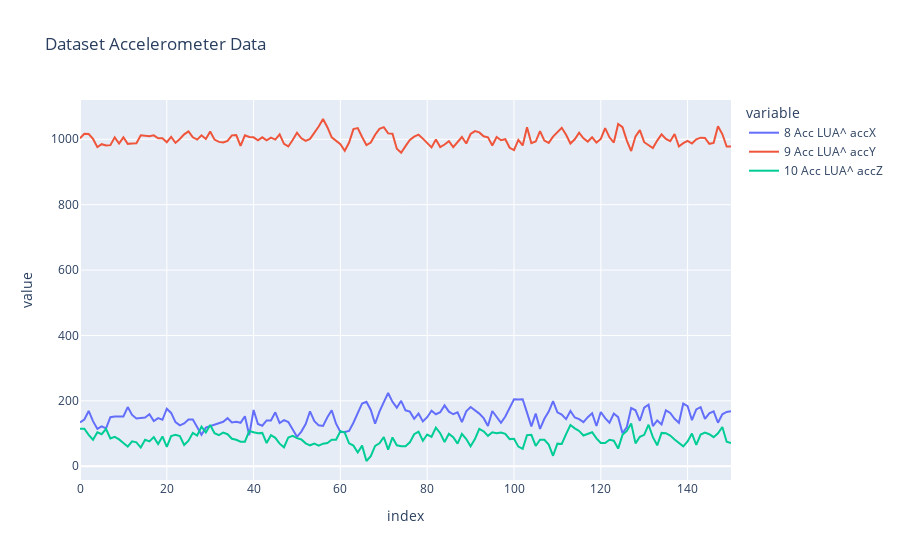
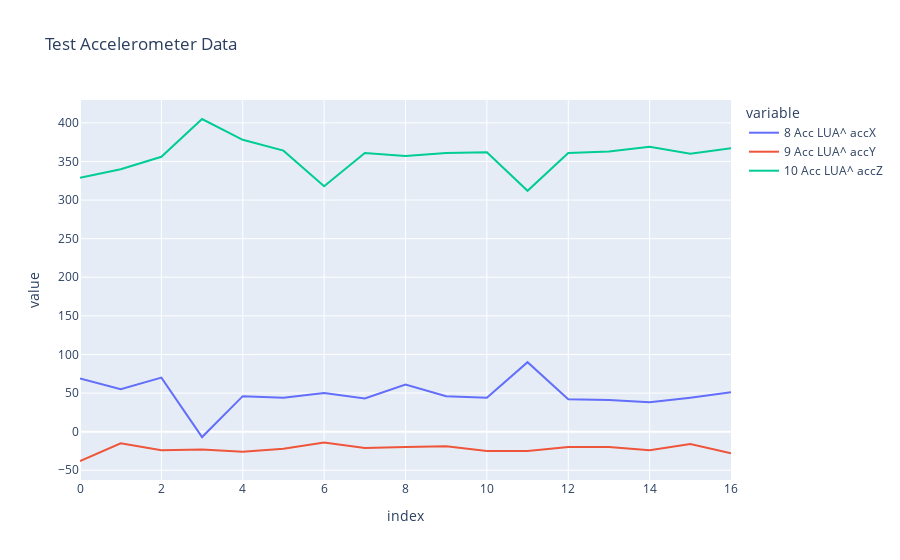
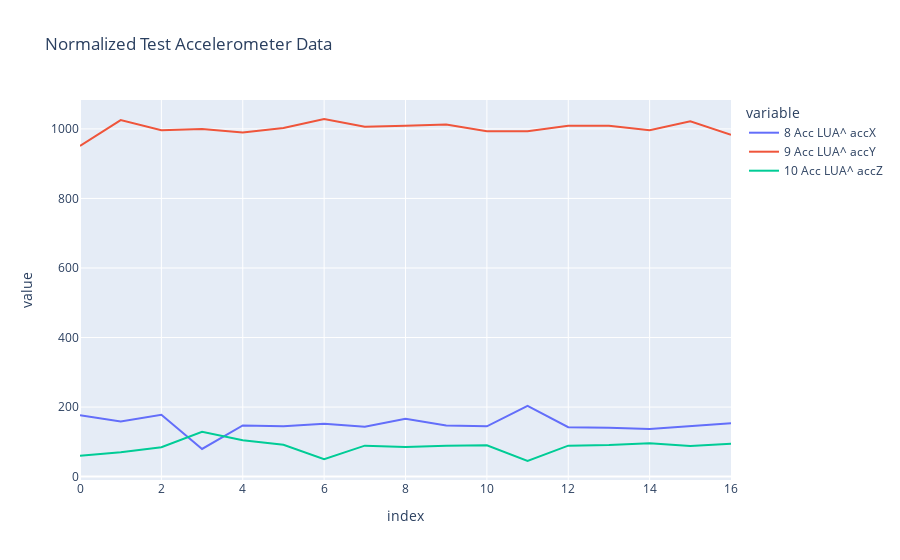
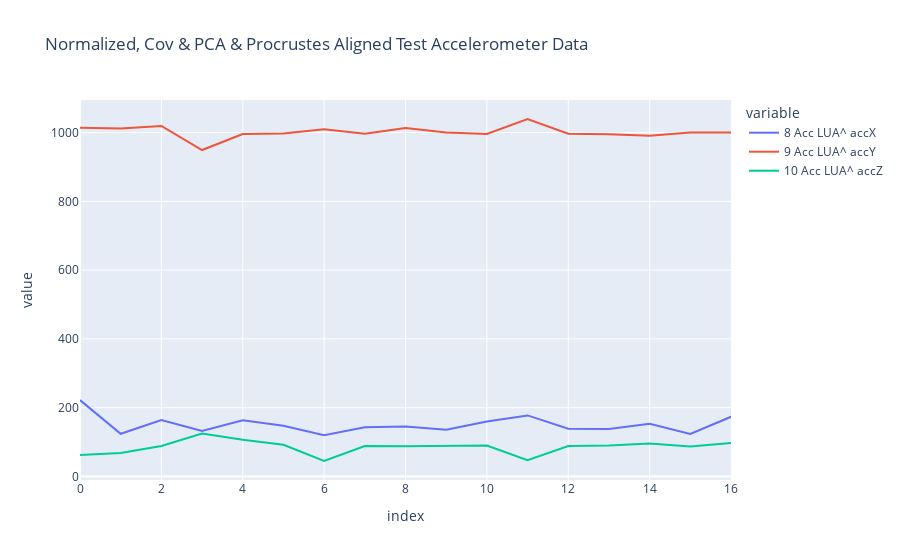

Notebook code for these charts, in order:
### Markdown cell above
## Plot dataset compared to test data

### Code cell
# Use plotly to visualize the aligned data compared to the dataset and test data
import plotly.express as px


def plot_data(data, title):
    fig = px.line(data, title=title)
    fig.update_traces(mode="lines", hovertemplate="%{y}")
    fig.update_layout(hovermode="x unified")
    fig.show()


df_new_test_data: pd.DataFrame
df_processed_new_test_data: pd.DataFrame
df_processed_new_test_data_no_procrustes: pd.DataFrame

plot_data(df_static_dataset[test_vector_columns], "Dataset Accelerometer Data")
plot_data(df_static_test_data[test_vector_columns], "Test Accelerometer Data")
plot_data(df_processed_test_data_norm_only, "Normalized Test Accelerometer Data")
plot_data(df_processed_test_data, "Normalized, Cov & PCA & Procrustes Aligned Test Accelerometer Data")
plot_data(df_new_test_data[test_vector_columns], "New Test Accelerometer Data")
plot_data(df_processed_new_test_data, "Transformed New Test Accelerometer Data")
plot_data(df_processed_new_test_data_no_procrustes, "Transformed (No Procrustes) New Test Accelerometer Data")

### Figure 1 — Plotly figure (JSON) as saved in the notebook; plotly's stock layout.template omitted (floating-point values rounded to 4 significant figures; data arrays with more than 128 entries replaced by an {"elided": "..."} marker saying what was removed)
{"data": [{"hovertemplate": "%{y}", "legendgroup": "8 Acc LUA^ accX", "line": {"color": "#636efa", "dash": "solid"}, "marker": {"symbol": "circle"}, "mode": "lines", "name": "8 Acc LUA^ accX", "orientation": "v", "showlegend": true, "type": "scatter", "x": {"elided": "151 int values"}, "xaxis": "x", "y": {"elided": "151 int values"}, "yaxis": "y"}, {"hovertemplate": "%{y}", "legendgroup": "9 Acc LUA^ accY", "line": {"color": "#EF553B", "dash": "solid"}, "marker": {"symbol": "circle"}, "mode": "lines", "name": "9 Acc LUA^ accY", "orientation": "v", "showlegend": true, "type": "scatter", "x": {"elided": "151 int values"}, "xaxis": "x", "y": {"elided": "151 int values"}, "yaxis": "y"}, {"hovertemplate": "%{y}", "legendgroup": "10 Acc LUA^ accZ", "line": {"color": "#00cc96", "dash": "solid"}, "marker": {"symbol": "circle"}, "mode": "lines", "name": "10 Acc LUA^ accZ", "orientation": "v", "showlegend": true, "type": "scatter", "x": {"elided": "151 int values"}, "xaxis": "x", "y": {"elided": "151 int values"}, "yaxis": "y"}], "layout": {"hovermode": "x unified", "legend": {"title": {"text": "variable"}, "tracegroupgap": 0}, "title": {"text": "Dataset Accelerometer Data"}, "xaxis": {"anchor": "y", "domain": [0, 1], "title": {"text": "index"}}, "yaxis": {"anchor": "x", "domain": [0, 1], "title": {"text": "value"}}}}

### Figure 2 — Plotly figure (JSON) as saved in the notebook; plotly's stock layout.template omitted (floating-point values rounded to 4 significant figures)
{"data": [{"hovertemplate": "%{y}", "legendgroup": "8 Acc LUA^ accX", "line": {"color": "#636efa", "dash": "solid"}, "marker": {"symbol": "circle"}, "mode": "lines", "name": "8 Acc LUA^ accX", "orientation": "v", "showlegend": true, "type": "scatter", "x": [0, 1, 2, 3, 4, 5, 6, 7, 8, 9, 10, 11, 12, 13, 14, 15, 16], "xaxis": "x", "y": [69, 55, 70, -7, 46, 44, 50, 43, 61, 46, 44, 90, 42, 41, 38, 44, 51], "yaxis": "y"}, {"hovertemplate": "%{y}", "legendgroup": "9 Acc LUA^ accY", "line": {"color": "#EF553B", "dash": "solid"}, "marker": {"symbol": "circle"}, "mode": "lines", "name": "9 Acc LUA^ accY", "orientation": "v", "showlegend": true, "type": "scatter", "x": [0, 1, 2, 3, 4, 5, 6, 7, 8, 9, 10, 11, 12, 13, 14, 15, 16], "xaxis": "x", "y": [-38, -15, -24, -23, -26, -22, -14, -21, -20, -19, -25, -25, -20, -20, -24, -16, -28], "yaxis": "y"}, {"hovertemplate": "%{y}", "legendgroup": "10 Acc LUA^ accZ", "line": {"color": "#00cc96", "dash": "solid"}, "marker": {"symbol": "circle"}, "mode": "lines", "name": "10 Acc LUA^ accZ", "orientation": "v", "showlegend": true, "type": "scatter", "x": [0, 1, 2, 3, 4, 5, 6, 7, 8, 9, 10, 11, 12, 13, 14, 15, 16], "xaxis": "x", "y": [329, 340, 356, 405, 378, 364, 318, 361, 357, 361, 362, 312, 361, 363, 369, 360, 367], "yaxis": "y"}], "layout": {"hovermode": "x unified", "legend": {"title": {"text": "variable"}, "tracegroupgap": 0}, "title": {"text": "Test Accelerometer Data"}, "xaxis": {"anchor": "y", "domain": [0, 1], "title": {"text": "index"}}, "yaxis": {"anchor": "x", "domain": [0, 1], "title": {"text": "value"}}}}

### Figure 3 — Plotly figure (JSON) as saved in the notebook; plotly's stock layout.template omitted (floating-point values rounded to 4 significant figures)
{"data": [{"hovertemplate": "%{y}", "legendgroup": "8 Acc LUA^ accX", "line": {"color": "#636efa", "dash": "solid"}, "marker": {"symbol": "circle"}, "mode": "lines", "name": "8 Acc LUA^ accX", "orientation": "v", "showlegend": true, "type": "scatter", "x": [0, 1, 2, 3, 4, 5, 6, 7, 8, 9, 10, 11, 12, 13, 14, 15, 16], "xaxis": "x", "y": [176.5, 158.6, 177.7, 79.53, 147.1, 144.6, 152.2, 143.3, 166.3, 147.1, 144.6, 203.2, 142.0, 140.7, 136.9, 144.6, 153.5], "yaxis": "y"}, {"hovertemplate": "%{y}", "legendgroup": "9 Acc LUA^ accY", "line": {"color": "#EF553B", "dash": "solid"}, "marker": {"symbol": "circle"}, "mode": "lines", "name": "9 Acc LUA^ accY", "orientation": "v", "showlegend": true, "type": "scatter", "x": [0, 1, 2, 3, 4, 5, 6, 7, 8, 9, 10, 11, 12, 13, 14, 15, 16], "xaxis": "x", "y": [951.0, 1025.0, 996.2, 999.4, 989.8, 1003.0, 1028.0, 1006.0, 1009.0, 1012.0, 993.0, 993.0, 1009.0, 1009.0, 996.2, 1022.0, 983.3], "yaxis": "y"}, {"hovertemplate": "%{y}", "legendgroup": "10 Acc LUA^ accZ", "line": {"color": "#00cc96", "dash": "solid"}, "marker": {"symbol": "circle"}, "mode": "lines", "name": "10 Acc LUA^ accZ", "orientation": "v", "showlegend": true, "type": "scatter", "x": [0, 1, 2, 3, 4, 5, 6, 7, 8, 9, 10, 11, 12, 13, 14, 15, 16], "xaxis": "x", "y": [60.18, 70.08, 84.48, 128.6, 104.3, 91.69, 50.27, 88.99, 85.38, 88.99, 89.89, 44.87, 88.99, 90.79, 96.19, 88.08, 94.39], "yaxis": "y"}], "layout": {"hovermode": "x unified", "legend": {"title": {"text": "variable"}, "tracegroupgap": 0}, "title": {"text": "Normalized Test Accelerometer Data"}, "xaxis": {"anchor": "y", "domain": [0, 1], "title": {"text": "index"}}, "yaxis": {"anchor": "x", "domain": [0, 1], "title": {"text": "value"}}}}

### Figure 4 — Plotly figure (JSON) as saved in the notebook; plotly's stock layout.template omitted (floating-point values rounded to 4 significant figures)
{"data": [{"hovertemplate": "%{y}", "legendgroup": "8 Acc LUA^ accX", "line": {"color": "#636efa", "dash": "solid"}, "marker": {"symbol": "circle"}, "mode": "lines", "name": "8 Acc LUA^ accX", "orientation": "v", "showlegend": true, "type": "scatter", "x": [0, 1, 2, 3, 4, 5, 6, 7, 8, 9, 10, 11, 12, 13, 14, 15, 16], "xaxis": "x", "y": [221.8, 124.0, 164.0, 132.1, 163.0, 147.1, 119.8, 143.0, 145.0, 135.9, 159.3, 177.3, 138.6, 138.2, 152.9, 123.2, 173.3], "yaxis": "y"}, {"hovertemplate": "%{y}", "legendgroup": "9 Acc LUA^ accY", "line": {"color": "#EF553B", "dash": "solid"}, "marker": {"symbol": "circle"}, "mode": "lines", "name": "9 Acc LUA^ accY", "orientation": "v", "showlegend": true, "type": "scatter", "x": [0, 1, 2, 3, 4, 5, 6, 7, 8, 9, 10, 11, 12, 13, 14, 15, 16], "xaxis": "x", "y": [1014.0, 1012.0, 1019.0, 949.3, 996.0, 997.1, 1009.0, 996.9, 1013.0, 1000.0, 995.9, 1040.0, 996.5, 995.5, 990.6, 1000.0, 1000.0], "yaxis": "y"}, {"hovertemplate": "%{y}", "legendgroup": "10 Acc LUA^ accZ", "line": {"color": "#00cc96", "dash": "solid"}, "marker": {"symbol": "circle"}, "mode": "lines", "name": "10 Acc LUA^ accZ", "orientation": "v", "showlegend": true, "type": "scatter", "x": [0, 1, 2, 3, 4, 5, 6, 7, 8, 9, 10, 11, 12, 13, 14, 15, 16], "xaxis": "x", "y": [62.29, 68.3, 88.47, 124.6, 106.9, 91.71, 44.75, 88.34, 87.39, 88.65, 90.02, 47.15, 88.04, 89.91, 95.98, 86.91, 96.76], "yaxis": "y"}], "layout": {"hovermode": "x unified", "legend": {"title": {"text": "variable"}, "tracegroupgap": 0}, "title": {"text": "Normalized, Cov & PCA & Procrustes Aligned Test Accelerometer Data"}, "xaxis": {"anchor": "y", "domain": [0, 1], "title": {"text": "index"}}, "yaxis": {"anchor": "x", "domain": [0, 1], "title": {"text": "value"}}}}
